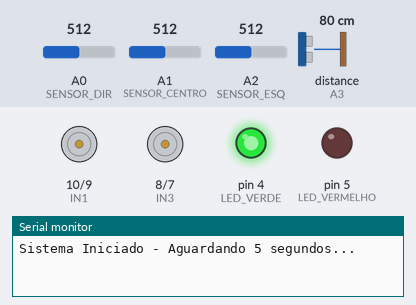
The sketch below on a simulated Arduino Uno, built with avr-gcc and run on an emulated ATmega328P. On the bench: motor-driver pin pairs drawn as motors (green arrow = first pin HIGH = forward, orange = second pin HIGH = backward, longer = more drive, scaled by the enable pin), output pins drawn as LEDs (lit = HIGH), the last lines printed to the serial monitor. Wiring (inferred from the names in the program): ultrasonic range finder: trigger A4; echo A3. Dashed ring = blinking. Inputs (shaded band) come from the test bench; at power-on: distance to the obstacle (sensor on A3) 80 cm, A0 (SENSOR_DIR) = 512, A1 (SENSOR_CENTRO) = 512, A2 (SENSOR_ESQ) = 512. The echo pulse lasts 58.3 µs per cm; pins used as bus, display or sensor lines are not drawn.

Above: at 0.1 s.
At 6.2 s:
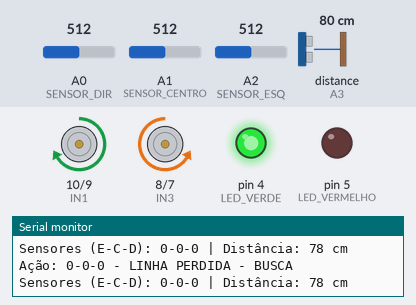
6.3 s: distance to the obstacle (sensor on A3) set to 7 cm
9.3 s: distance to the obstacle (sensor on A3) set to 4 cm
At 9.71 s:
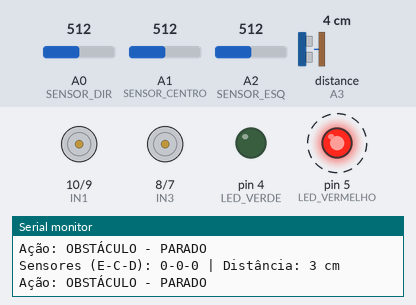
Timing chart, 0 to 18.3 s (numbered marks = the images above; inputs shaded):
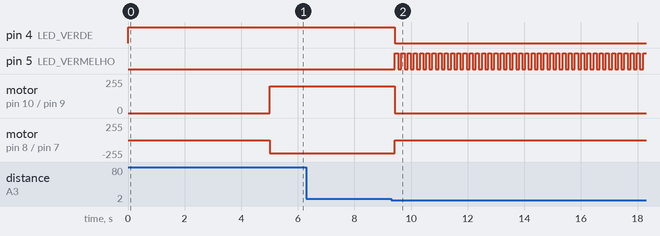

The sketch:

carrinhoV1.ino
```cpp
// === CONFIGURAÇÃO DE PINOS ===
#define ENA 11
#define IN1 10
#define IN2 9
#define IN3 8
#define IN4 7
#define ENB 6

#define SENSOR_ESQ A2
#define SENSOR_CENTRO A1
#define SENSOR_DIR A0

#define TRIG A4
#define ECHO A3

#define LED_VERDE 4
#define LED_VERMELHO 5

// === VARIÁVEIS E CONSTANTES ===
const int VELOCIDADE_NORMAL = 180;
const int VELOCIDADE_CURVA_ALTA = 220;
const int VELOCIDADE_CURVA_BAIXA = 100;
const int VELOCIDADE_GIRO = 200; // Velocidade para o giro de busca/cruzamento
const int DISTANCIA_MINIMA = 5; // Distância mínima em cm para parar (5cm)
const int LIMITE_SENSOR = 500; // Limite de leitura analógica para detecção de linha

// === FUNÇÕES DE CONTROLE DE MOTOR ===
void parar() {
  digitalWrite(IN1, LOW);
  digitalWrite(IN2, LOW);
  digitalWrite(IN3, LOW);
  digitalWrite(IN4, LOW);
  analogWrite(ENA, 0);
  analogWrite(ENB, 0);
}

void frente(int velE, int velD) {
  // Motor Esquerdo (ENA)
  digitalWrite(IN1, HIGH);
  digitalWrite(IN2, LOW);
  analogWrite(ENA, velE);

  // Motor Direito (ENB)
  digitalWrite(IN3, HIGH);
  digitalWrite(IN4, LOW);
  analogWrite(ENB, velD);
}

void girarDireita() {
  // Roda Esquerda para frente, Roda Direita para trás (Giro no próprio eixo)
  digitalWrite(IN1, HIGH); // Esquerda Frente
  digitalWrite(IN2, LOW);
  analogWrite(ENA, VELOCIDADE_GIRO);

  digitalWrite(IN3, LOW); // Direita Trás
  digitalWrite(IN4, HIGH);
  analogWrite(ENB, VELOCIDADE_GIRO);
}

// === FUNÇÃO DE LEITURA DO ULTRASSÔNICO ===
long lerDistancia() {
  digitalWrite(TRIG, LOW);
  delayMicroseconds(2);
  digitalWrite(TRIG, HIGH);
  delayMicroseconds(10);
  digitalWrite(TRIG, LOW);

  long duracao = pulseIn(ECHO, HIGH, 50000);
  long distancia = duracao * 0.034 / 2;

  if (duracao == 0) {
    return 400;
  }

  return distancia;
}

// === SETUP ===
void setup() {
  Serial.begin(9600);

  // Configuração dos pinos da Ponte H
  pinMode(ENA, OUTPUT);
  pinMode(ENB, OUTPUT);
  pinMode(IN1, OUTPUT);
  pinMode(IN2, OUTPUT);
  pinMode(IN3, OUTPUT);
  pinMode(IN4, OUTPUT);

  // Configuração dos sensores
  pinMode(SENSOR_ESQ, INPUT);
  pinMode(SENSOR_CENTRO, INPUT);
  pinMode(SENSOR_DIR, INPUT);

  // Configuração do sensor ultrassônico
  pinMode(TRIG, OUTPUT);
  pinMode(ECHO, INPUT);

  // Configuração dos LEDs
  pinMode(LED_VERDE, OUTPUT);
  pinMode(LED_VERMELHO, OUTPUT);

  // Inicialização: Acende LED Verde e aguarda 5 segundos
  digitalWrite(LED_VERDE, HIGH);
  digitalWrite(LED_VERMELHO, LOW);
  parar();
  Serial.println("Sistema Iniciado - Aguardando 5 segundos...");
  delay(5000); // 5 segundos
  Serial.println("Início do Percurso.");
}

// === LOOP PRINCIPAL ===
void loop() {
  // === Leitura dos sensores ===
  int leituraE = analogRead(SENSOR_ESQ);
  int leituraC = analogRead(SENSOR_CENTRO);
  int leituraD = analogRead(SENSOR_DIR);

  // Lógica: valor < LIMITE_SENSOR significa que está na linha branca
  bool linhaE = leituraE < LIMITE_SENSOR;
  bool linhaC = leituraC < LIMITE_SENSOR;
  bool linhaD = leituraD < LIMITE_SENSOR;

  // === Leitura de distância ===
  long distancia = lerDistancia();

  // Debug
  Serial.print("Sensores (E-C-D): ");
  Serial.print(linhaE);
  Serial.print("-");
  Serial.print(linhaC);
  Serial.print("-");
  Serial.print(linhaD);
  Serial.print(" | Distância: ");
  Serial.print(distancia);
  Serial.println(" cm");

  // === Objeto detectado e Controle de LEDs ===
  if (distancia < DISTANCIA_MINIMA && distancia > 0) {
    parar();
    digitalWrite(LED_VERDE, LOW);
    // Pisca o LED Vermelho
    static bool ledState = false;
    ledState = !ledState;
    digitalWrite(LED_VERMELHO, ledState ? HIGH : LOW);

    Serial.println("Ação: OBSTÁCULO - PARADO");
    delay(100);
    return; // Permanece parado e piscando enquanto houver obstáculo
  } else {
    // Caminho livre: Retoma o percurso e acende LED Verde
    digitalWrite(LED_VERMELHO, LOW);
    digitalWrite(LED_VERDE, HIGH);
  }

  // 1. Todos no Branco (Cruzamento/Área de Linha) → SEGUE EM FRENTE
  if (linhaE && linhaC && linhaD) {
    frente(VELOCIDADE_NORMAL, VELOCIDADE_NORMAL);
    Serial.println("Ação: 1-1-1 - CRUZAMENTO - FRENTE");
  }
  // 2. Curva Acentuada para Esquerda (1-1-0) → Vira para a DIREITA (CURVA FORTE)
  else if (linhaE && linhaC && !linhaD) {
    frente(VELOCIDADE_CURVA_ALTA, VELOCIDADE_CURVA_BAIXA);
    Serial.println("Ação: 1-1-0 - CURVA FORTE DIREITA");
  }
  // 3. Curva Acentuada para Direita (0-1-1) → Vira para a ESQUERDA (CURVA FORTE)
  else if (!linhaE && linhaC && linhaD) {
    frente(VELOCIDADE_CURVA_BAIXA, VELOCIDADE_CURVA_ALTA);
    Serial.println("Ação: 0-1-1 - CURVA FORTE ESQUERDA");
  }
  // 4. Centro na linha (0-1-0) → Segue Reto
  else if (!linhaE && linhaC && !linhaD) {
    frente(VELOCIDADE_NORMAL, VELOCIDADE_NORMAL);
    Serial.println("Ação: 0-1-0 - FRENTE");
  }
  // 5. Esquerda detecta (1-0-0) → Vira para a DIREITA
  else if (linhaE && !linhaC && !linhaD) {
    frente(VELOCIDADE_CURVA_ALTA, VELOCIDADE_CURVA_BAIXA);
    Serial.println("Ação: 1-0-0 - VIRAR DIREITA");
  }
  // 6. Direita detecta (0-0-1) → Vira para a ESQUERDA
  else if (!linhaE && !linhaC && linhaD) {
    frente(VELOCIDADE_CURVA_BAIXA, VELOCIDADE_CURVA_ALTA);
    Serial.println("Ação: 0-0-1 - VIRAR ESQUERDA");
  }
  // 7. Perdeu a linha (0-0-0) → GIRA para buscar
  else if (!linhaE && !linhaC && !linhaD) {
    girarDireita();
    Serial.println("Ação: 0-0-0 - LINHA PERDIDA - BUSCA");
  }
  // 8. Caso Inesperado (ex: 1-0-1) → Segue Reto
  else {
    frente(VELOCIDADE_NORMAL, VELOCIDADE_NORMAL);
    Serial.println("Ação: PADRÃO - FRENTE");
  }

  delay(10);
}
```

Measured:
- the behaviour switches between 6 and 5 cm on distance to the obstacle (sensor on A3) (found by bisection; images 1 and 2)
- after the input at 9.3 s, pin 4 (LED_VERDE): HIGH → LOW after 0.12 s; pin 5 (LED_VERMELHO): alternates HIGH for 0.11 s and LOW for 0.11 s, starting after 0.12 s; motor on pin 10 (IN1) / pin 9 (IN2): forward 200/255 → stopped after 0.12 s; motor on pin 8 (IN3) / pin 7 (IN4): backward 200/255 → stopped after 0.12 s
